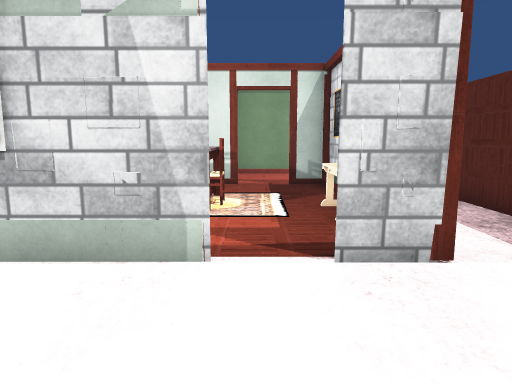
View 1 (above)

16 first-person views from a walk through a scene from a Unity 3-D project. The camera is 1.3 m above the floor, tilts 8° down and sees 70° across. The floor is counted in squares, 1 m on a side. Each view is taken from the middle of a square. On the plan, view 1 faces up. The plan holds only what a view shows up to about 15 squares ahead; the rest is blank. The place goes on beyond the plan. The player is left out. Door leaves are left out, so doorways stand open. Some surface patterns are stand-ins.

View 2
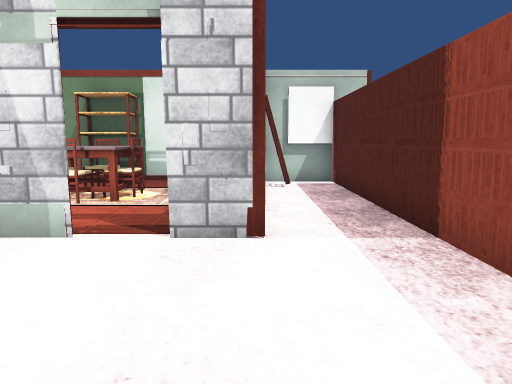

View 3
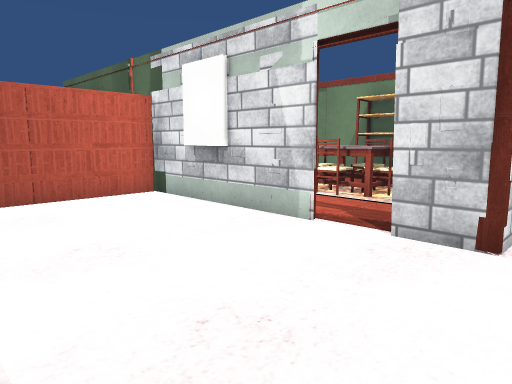

View 4
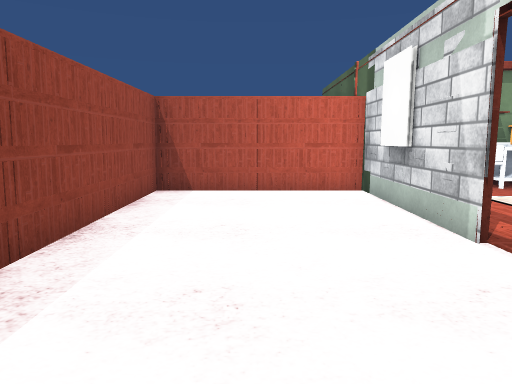

View 5
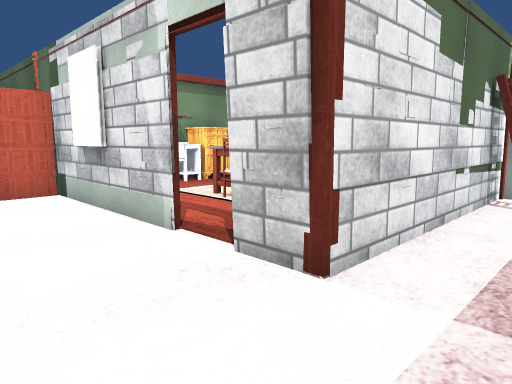

View 6
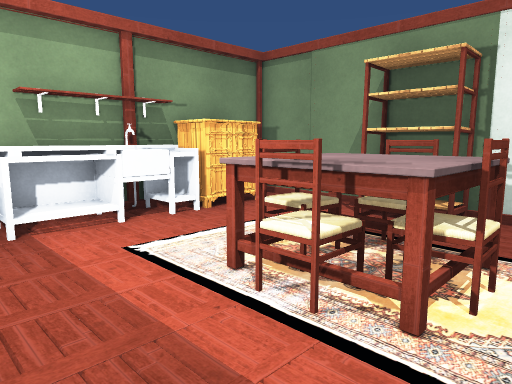

View 7
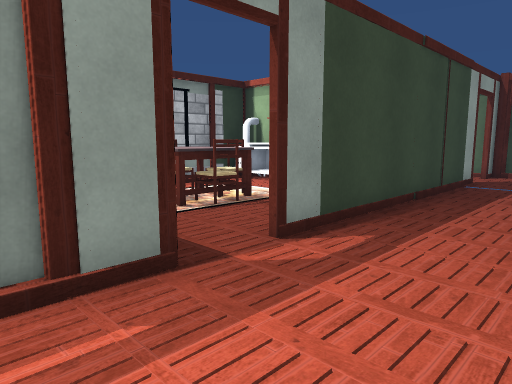

View 8
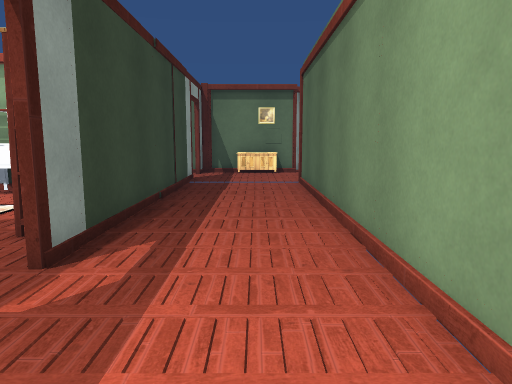

View 9
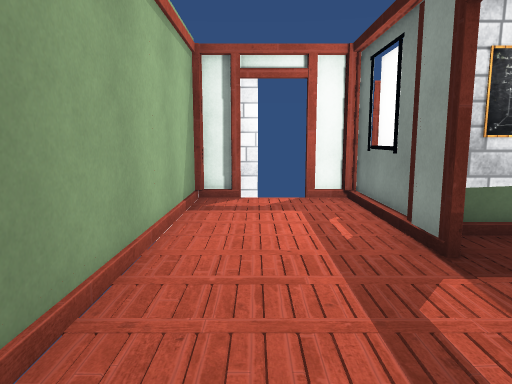

View 10
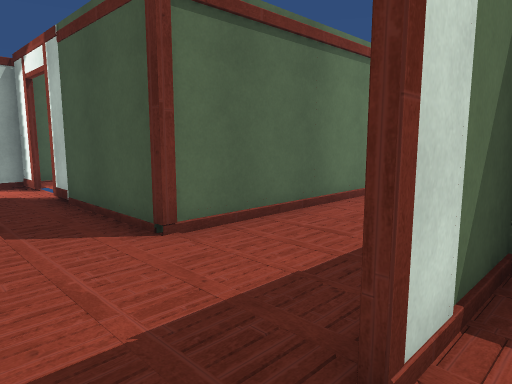

View 11
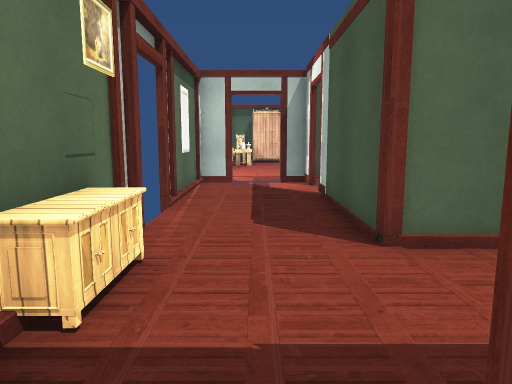

View 12
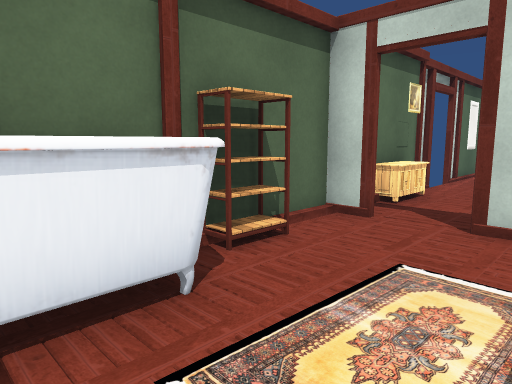

View 13
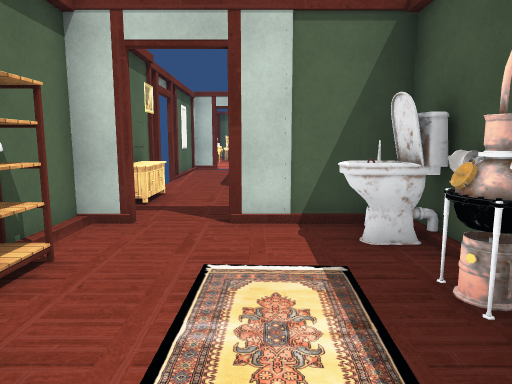

View 14
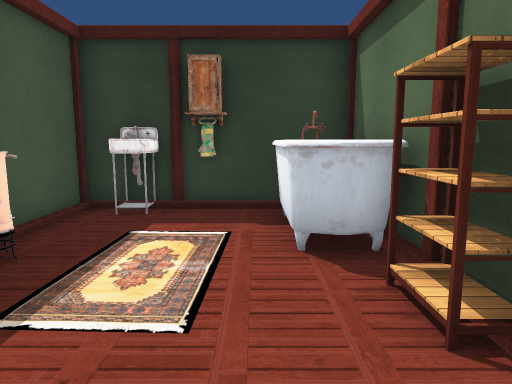

View 15
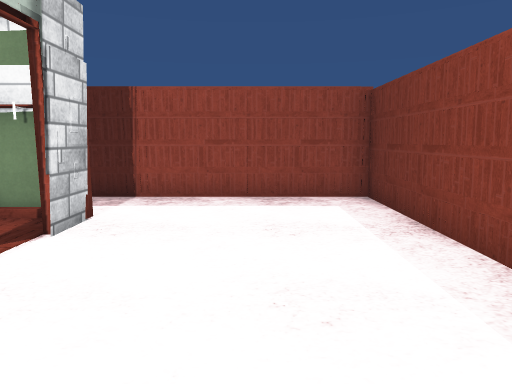

View 16
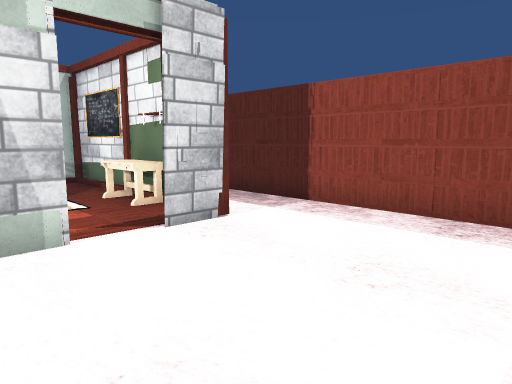

### Floor plan
Key: @ floor where view 1 was taken; # wall or solid block; x gap in a wall; . floor; D open door; = window, fence, low wall or low ledge; ^ raised ledge; O other object.
Columns run from 12 left of view 1 to 6 right of it. Each row starts with its distance up from view 1.
 23  ...
 22 #xDx#
 21 #...D
 20 #...D
 19 #...#
 18 #...#
 17 D...#
 16 D...#
 15 #...###############
 14 #...O............O#
 13 #O...............DD
 12 #................DD
 11 ##.#########DDO##O#
 10 #...OOO..OO...#O.##
  9 #....OO.......#..#
  8 OO...OO..OOO..#..#
  7 #OO..OO..OOO.O#..#
  6 # O...O...OO.OO..#
  5 #^O...O.......O..#
  4 ###OO#O#####.#O..#
  3      #=..........#
  2       =..........#
  1       =..........#
  0       =.....@....#
 -1       =..........#
 -2       ############

Where each view was taken, in squares from view 1:
view 1: 0 up, 0 right, facing up
view 2: 1 down, 2 right, facing up
view 3: 1 down, 3 right, facing up-left
view 4: 1 up, 4 right, facing left
view 5: 1 up, 4 right, facing up-left
view 6: 4 up, 0 right, facing up-left
view 7: 14 up, 3 right, facing down-left
view 8: 13 up, 3 right, facing left
view 9: 13 up, 3 left, facing right
view 10: 10 up, 11 left, facing up-right
view 11: 10 up, 10 left, facing up
view 12: 5 up, 8 left, facing up-left
view 13: 5 up, 9 left, facing up
view 14: 11 up, 10 left, facing down
view 15: 1 up, 4 left, facing right
view 16: 1 down, 2 left, facing up-right
